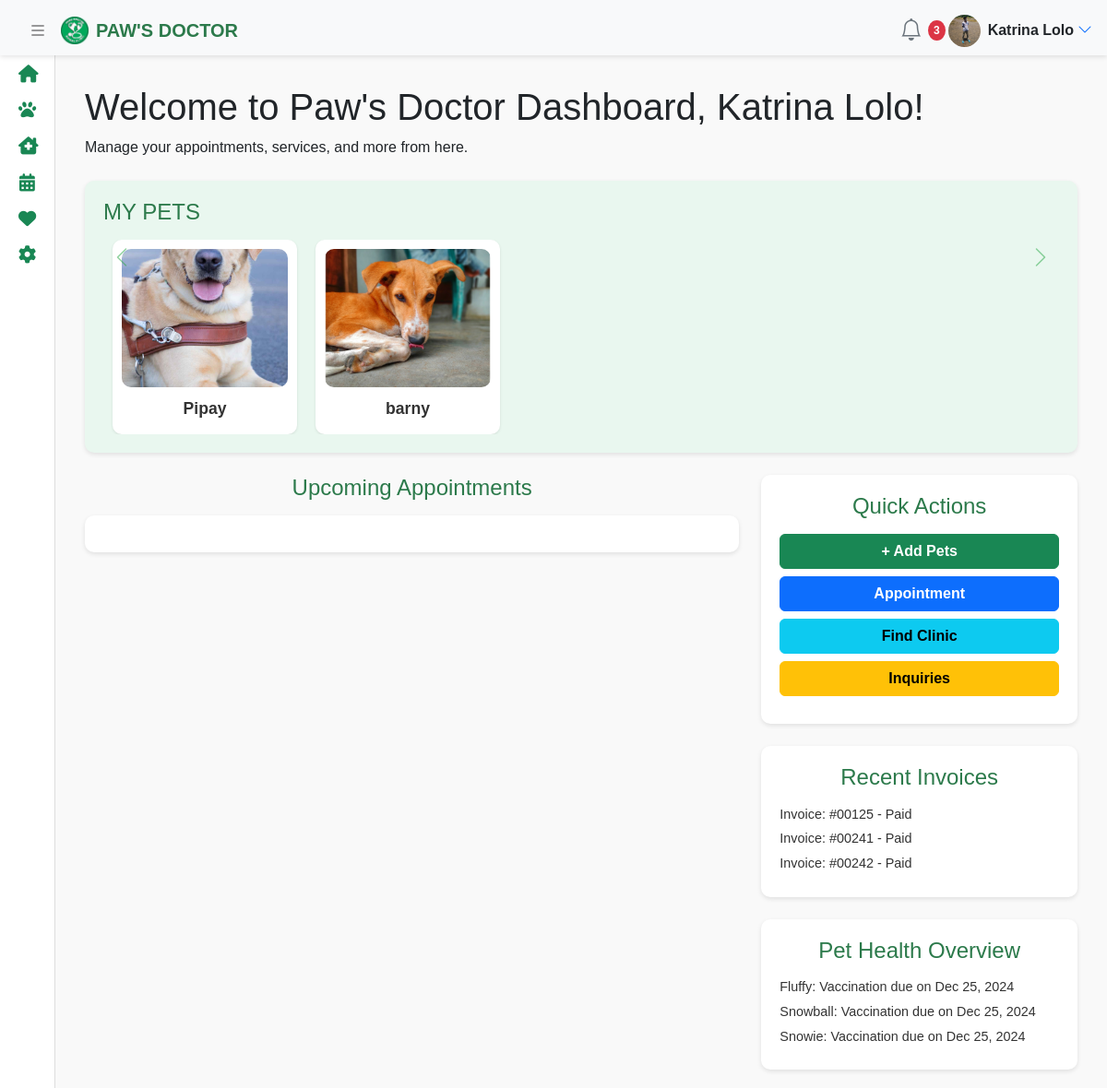
The page /index.php (signed in) on the database its author committed.
### tables this page shows
CREATE TABLE `pet_images` (
  `image_id` int(11) NOT NULL,
  `pet_id` int(11) NOT NULL,
  `image_path` varchar(255) NOT NULL
);

CREATE TABLE `pet_information` (
  `pet_id` int(11) NOT NULL,
  `pet_name` varchar(255) NOT NULL,
  `gender` enum('Male','Female') NOT NULL,
  `birthdate` date NOT NULL,
  `weight` decimal(5,2) DEFAULT NULL,
  `color` varchar(255) DEFAULT NULL,
  `distinguishing_marks` text DEFAULT NULL,
  `species_id` int(11) NOT NULL,
  `breed_id` int(11) NOT NULL,
  `petitioner_id` int(11) NOT NULL
);

### petcoursel.php (shortened to what this page needs)
<div id="dashboardSection" class="main-content container-fluid g-0" >
    <div class="container-fluid">
        <h1 class="text-center text-md-start mt-5 mt-md-3">Welcome to Paw's Doctor Dashboard,
        <?php
            echo isset($_SESSION['username']) ? htmlspecialchars($_SESSION['username']) : 'Guest';
            ?>!
        </h1>
        <p class="text-center text-md-start">Manage your appointments, services, and more from here.</p>
        <?php
include 'config.php';
$sql = "SELECT pi.image_id, pi.image_path, p.pet_name
        FROM pet_images pi
        JOIN Pet_Information p ON pi.pet_id = p.pet_id";
$result = $conn->query($sql);
?>
<div class="row my-4">
    <div class="col-12">
        <div class="my-pets-section">
            <h4 class="section-title text-center text-md-start">MY PETS</h4>
            <div class="pet-carousel-container d-flex flex-column align-items-center">
                <div class="d-flex w-100 justify-content-between align-items-center">
                    <button class="carousel-control-prev btn btn-outline-secondary" id="prevPet">
                        <i class="bi bi-chevron-left"></i>
                    </button>
                    <div class="pet-carousel overflow-hidden flex-grow-1">
                        <div class="pet-carousel-items d-flex justify-content-start" id="petsContainer">
                            <?php
                            if ($result->num_rows > 0) {
                                while ($row = $result->fetch_assoc()) {
                                    echo '<div class="pet-card">';
                                    echo '<img src="' . htmlspecialchars($row['image_path']) . '" alt="' . htmlspecialchars($row['pet_name']) . '">';
                                    echo '<p>' . htmlspecialchars($row['pet_name']) . '</p>';
                                    echo '</div>';
                                }
                            } else {
                                echo '<p>No pets found.</p>';
                            }
                            ?>
                        </div>
                    </div>
                    <button class="carousel-control-next btn btn-outline-secondary" id="nextPet">
                        <i class="bi bi-chevron-right"></i>
                    </button>
                </div>
            </div>
        </div>
    </div>
</div>

### css/dashboard.css (style rules this page uses)
body { display: flex; flex-direction: row; height: 100vh; margin: 0; overflow: hidden; font-family: Arial, sans-serif; }
.main-content { flex: 1; margin-left: 250px; padding: 20px; padding-top: 76px; overflow-y: auto; background-color: #f9f9f9; transition: margin-left 0.3s ease; }
.sidebar.collapsed ~ .main-content { margin-left: 60px; }
.section-title { font-size: 1.5rem; color: #2c7a4b; margin-bottom: 15px; text-align: center; }
.my-pets-section { background-color: #e9f7ef; padding: 20px; border-radius: 10px; box-shadow: 0px 2px 5px rgba(0, 0, 0, 0.1); width: 100%; }
.pet-carousel-container { display: flex; align-items: center; justify-content: center; position: relative; overflow: hidden; }
.pet-carousel { width: 100%; overflow-x: hidden; }
.pet-carousel-items { display: flex; transition: transform 0.3s ease-in-out; }
.pet-card { flex: 0 0 200px; margin: 0 10px; text-align: center; background-color: #fff; border-radius: 10px; padding: 10px; box-shadow: 0px 1px 3px rgba(0, 0, 0, 0.1); position: relative; }
.pet-card img { width: 100%; height: 150px; object-fit: cover; border-radius: 10px; margin-bottom: 10px; }
.pet-card p { font-size: 1.1rem; color: #333; font-weight: bold; margin-bottom: 5px; }
.carousel-control-prev, .carousel-control-next { width: 40px; height: 40px; border: none; background-color: transparent; color: #28a745; font-size: 1.5rem; display: flex; justify-content: center; align-items: center; z-index: 2; cursor: pointer; border-radius: 50%; transition: background-color 0.3s ease, transform 0.2s ease; }

### rows shown on the page
pet_images: image_path (picture), pet.pet_name "Pipay"
pet_images: image_path (picture), pet.pet_name "barny"

### other values the page prints
$userName "Katrina Lolo"
$_SESSION['username'] "Katrina Lolo"
